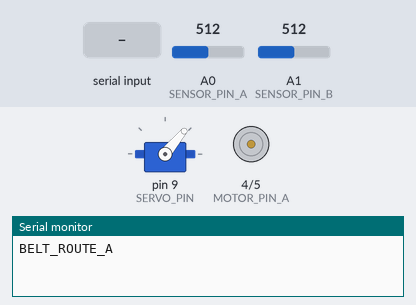
This sketch was run on a simulated Arduino Uno, built with avr-gcc and run on an emulated ATmega328P. Shown: servo, motor-driver pin pairs drawn as motors (green arrow = first pin HIGH = forward, orange = second pin HIGH = backward, longer = more drive, scaled by the enable pin), the last lines printed to the serial monitor. The test bench sets the inputs (shaded band); at power-on: A0 (SENSOR_PIN_A) = 512, A1 (SENSOR_PIN_B) = 512.

Above: at 1.2 s.
1.3 s: "BELT_RUN\n" received over Serial
At 2.3 s:
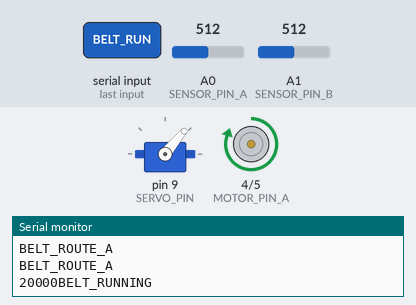
2.8 s: A0 (SENSOR_PIN_A) set to 97
4.3 s: A0 (SENSOR_PIN_A) set to 80
At 6.2 s:
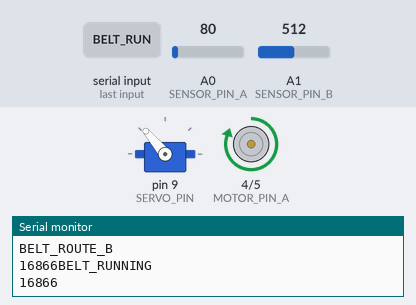
7.0 s: A1 (SENSOR_PIN_B) set to 94
8.5 s: A1 (SENSOR_PIN_B) set to 82
At 9.0 s:
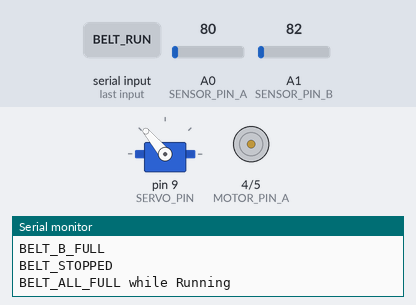
Timing chart, 0 to 11.2 s (numbered marks = the images above; inputs shaded):
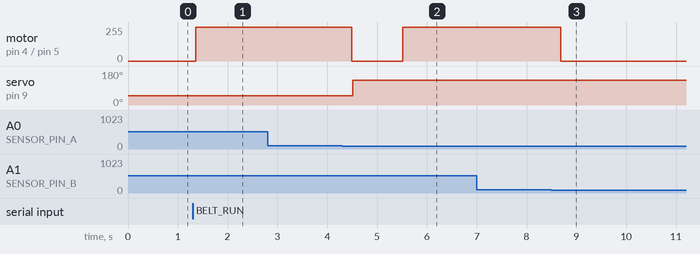

Measured:
- the behaviour switches between 90 and 89 on A0 (SENSOR_PIN_A) (found by bisection; images 1 and 2)
- the behaviour switches between 90 and 89 on A1 (SENSOR_PIN_B) (found by bisection; images 2 and 3)
- after the input at 1.3 s, motor on pin 4 (MOTOR_PIN_A) / pin 5 (MOTOR_PIN_B): stopped → forward 254/255 after 0.06 s
- after the input at 2.8 s, every drawn part: stays the same
- after the input at 4.3 s, motor on pin 4 (MOTOR_PIN_A) / pin 5 (MOTOR_PIN_B): forward 254/255 → stopped after 0.19 s, → forward 254/255 1.0 s later; servo on pin 9 (SERVO_PIN): 50° → 130° after 0.21 s
- after the input at 7.0 s, every drawn part: stays the same
- after the input at 8.5 s, motor on pin 4 (MOTOR_PIN_A) / pin 5 (MOTOR_PIN_B): forward 254/255 → stopped after 0.19 s

The sketch:

Conveyor_v3.ino
```cpp
// // #include <Servo.h>

// // const int MOTOR_PIN_A = 4;
// // const int MOTOR_PIN_B = 5;
// // const int MOTOR_PIN_PWM = 6;
// // const int SERVO_PIN = 9;
// // const int SENSOR_PIN_A = A0;
// // const int SENSOR_PIN_B = A1;

// // const int CDS_THRESHOLD_LOW = 90;
// // const int CDS_THRESHOLD_HIGH = 110;
// // const int MOTOR_SPEED = 90;

// // #define ROUTE_A 0
// // #define ROUTE_B 1
// // #define ROUTE_NONE 2

// // int currentRoute = ROUTE_A;
// // int routeLock = ROUTE_NONE;

// // unsigned long motorStartTime = 0;
// // unsigned long motorEndTime = 0;
// // unsigned long remainingTime = 0;
// // const unsigned long MOTOR_DURATION = 20000;
// // bool motorRunning = false;

// // Servo conveyorServo;

// // // 전역 상태 변수 (히스테리시스 적용된 결과 저장)
// // bool fullA_state = false;
// // bool fullB_state = false;

// // void setup() {
// //   pinMode(MOTOR_PIN_A, OUTPUT);
// //   pinMode(MOTOR_PIN_B, OUTPUT);
// //   pinMode(MOTOR_PIN_PWM, OUTPUT);
// //   Serial.begin(9600);
// //   conveyorServo.attach(SERVO_PIN);
// //   conveyorServo.write(50);
// //   Serial.println("BELT_ROUTE_A");
// // }

// // void loop() {
// //   reportStatus();

// //   if (Serial.available() > 0) {
// //     String command = Serial.readStringUntil('\n');
// //     command.trim();

// //     if (command == "R" && !motorRunning) {
// //       if (decideRoute()) {
// //         startMotor(MOTOR_DURATION);
// //       }
// //     } else if (command == "E") {
// //       stopMotor();
// //     }
// //   }

// //   if (motorRunning) {
// //     if (millis() >= motorEndTime) {
// //       stopMotor();
// //     }

// //     if (isWarehouseFullStable(currentRoute)) {
// //       unsigned long elapsed = millis() - motorStartTime;
// //       stopMotor();
// //       remainingTime = motorEndTime - millis();

// //       if (currentRoute == ROUTE_A && !isWarehouseFullStable(ROUTE_B)) {
// //         currentRoute = ROUTE_B;
// //         routeLock = ROUTE_B;
// //         conveyorServo.write(130);
// //         Serial.println("BELT_ROUTE_B");
// //       } else if (currentRoute == ROUTE_B && !isWarehouseFullStable(ROUTE_A)) {
// //         currentRoute = ROUTE_A;
// //         routeLock = ROUTE_A;
// //         conveyorServo.write(50);
// //         Serial.println("BELT_ROUTE_A");
// //       } else {
// //         Serial.println("BELT_ALL_FULL while Running");
// //         return;
// //       }

// //       delay(1000);
// //       startMotor(remainingTime);
// //       Serial.println(remainingTime);
// //     }
// //   }
// // }

// // bool decideRoute() {
// //   if (routeLock != ROUTE_NONE) {
// //     currentRoute = routeLock;
// //     return true;
// //   }

// //   bool fullA = isWarehouseFullStable(ROUTE_A);
// //   bool fullB = isWarehouseFullStable(ROUTE_B);

// //   if (!fullA) {
// //     currentRoute = ROUTE_A;
// //     routeLock = ROUTE_A;
// //   } else if (!fullB) {
// //     currentRoute = ROUTE_B;
// //     routeLock = ROUTE_B;
// //   } else {
// //     Serial.println("BELT_ALL_FULL at beginning");
// //     return false;
// //   }

// //   if (currentRoute == ROUTE_A) {
// //     conveyorServo.write(50);
// //     Serial.println("BELT_ROUTE_A");
// //   } else {
// //     conveyorServo.write(130);
// //     Serial.println("BELT_ROUTE_B");
// //     delay(800);
// //   }

// //   return true;
// // }

// // void startMotor(unsigned long duration) {
// //   digitalWrite(MOTOR_PIN_A, HIGH);
// //   digitalWrite(MOTOR_PIN_B, LOW);
// //   analogWrite(MOTOR_PIN_PWM, MOTOR_SPEED);
// //   motorStartTime = millis();
// //   motorEndTime = motorStartTime + duration;
// //   motorRunning = true;
// //   Serial.print(duration);
// //   Serial.println("BELT_RUNNING");
// // }

// // void stopMotor() {
// //   digitalWrite(MOTOR_PIN_A, LOW);
// //   digitalWrite(MOTOR_PIN_B, LOW);
// //   analogWrite(MOTOR_PIN_PWM, 0);
// //   motorRunning = false;
// //   Serial.println("BELT_STOPPED");
// // }

// // // 히스테리시스 적용된 센서 안정화
// // bool isWarehouseFullStable(int route) {
// //   int value = 0;
// //   if (route == ROUTE_A) {
// //     value = analogRead(SENSOR_PIN_A);
// //     if (value < CDS_THRESHOLD_LOW) fullA_state = true;
// //     else if (value > CDS_THRESHOLD_HIGH) fullA_state = false;
// //     return fullA_state;
// //   } else {
// //     value = analogRead(SENSOR_PIN_B);
// //     if (value < CDS_THRESHOLD_LOW) fullB_state = true;
// //     else if (value > CDS_THRESHOLD_HIGH) fullB_state = false;
// //     return fullB_state;
// //   }
// // }

// // // 상태 출력 (요동 방지)
// // unsigned long lastReportTime = 0;
// // const unsigned long REPORT_INTERVAL = 300;

// // void reportStatus() {
// //   static bool lastAState = false;
// //   static bool lastBState = false;

// //   if (millis() - lastReportTime < REPORT_INTERVAL) return;

// //   bool aNow = isWarehouseFullStable(ROUTE_A);
// //   bool bNow = isWarehouseFullStable(ROUTE_B);

// //   if (aNow != lastAState || bNow != lastBState) {
// //     if (aNow != lastAState)
// //       Serial.println(aNow ? "BELT_A_FULL" : "BELT_A_EMPTY");
// //     if (bNow != lastBState)
// //       Serial.println(bNow ? "BELT_B_FULL" : "BELT_B_EMPTY");

// //     lastAState = aNow;
// //     lastBState = bNow;
// //     lastReportTime = millis();
// //   }
// // }


// #include <Servo.h>

// const int MOTOR_PIN_A = 4;
// const int MOTOR_PIN_B = 5;
// const int MOTOR_PIN_PWM = 6;
// const int SERVO_PIN = 9;
// const int SENSOR_PIN_A = A0;
// const int SENSOR_PIN_B = A1;

// const int CDS_THRESHOLD_LOW = 90;
// const int CDS_THRESHOLD_HIGH = 110;
// const int MOTOR_SPEED = 90;

// #define ROUTE_A 0
// #define ROUTE_B 1
// #define ROUTE_NONE 2

// int currentRoute = ROUTE_A;
// int routeLock = ROUTE_NONE;

// unsigned long motorStartTime = 0;
// unsigned long motorEndTime = 0;
// unsigned long remainingTime = 0;
// const unsigned long MOTOR_DURATION = 20000;
// bool motorRunning = false;

// Servo conveyorServo;

// // 센서 상태 관리 변수
// bool fullA_state = false;
// bool fullB_state = false;
// int fullACounter = 0;
// int fullBCounter = 0;
// const int STABLE_COUNT = 5;

// void setup() {
//   pinMode(MOTOR_PIN_A, OUTPUT);
//   pinMode(MOTOR_PIN_B, OUTPUT);
//   pinMode(MOTOR_PIN_PWM, OUTPUT);
//   Serial.begin(9600);
//   conveyorServo.attach(SERVO_PIN);
//   conveyorServo.write(50);
//   Serial.println("BELT_ROUTE_A");
// }

// void loop() {
//   reportStatus();

//   if (Serial.available() > 0) {
//     String command = Serial.readStringUntil('\n');
//     command.trim();

//     if (command == "R" && !motorRunning) {
//       if (decideRoute()) {
//         startMotor(MOTOR_DURATION);
//       }
//     } else if (command == "E") {
//       stopMotor();
//     }
//   }

//   if (motorRunning) {
//     if (millis() >= motorEndTime) {
//       stopMotor();
//     }

//     if (isWarehouseFullStable(currentRoute)) {
//       unsigned long elapsed = millis() - motorStartTime;
//       stopMotor();
//       remainingTime = motorEndTime - millis();

//       if (currentRoute == ROUTE_A && !isWarehouseFullStable(ROUTE_B)) {
//         currentRoute = ROUTE_B;
//         routeLock = ROUTE_B;
//         conveyorServo.write(130);
//         Serial.println("BELT_ROUTE_B");
//       } else if (currentRoute == ROUTE_B && !isWarehouseFullStable(ROUTE_A)) {
//         currentRoute = ROUTE_A;
//         routeLock = ROUTE_A;
//         conveyorServo.write(50);
//         Serial.println("BELT_ROUTE_A");
//       } else {
//         Serial.println("BELT_ALL_FULL while Running");
//         return;
//       }

//       delay(1000);
//       startMotor(remainingTime);
//       Serial.println(remainingTime);
//     }
//   }
// }

// bool decideRoute() {
//   if (routeLock != ROUTE_NONE) {
//     currentRoute = routeLock;
//     return true;
//   }

//   bool fullA = isWarehouseFullStable(ROUTE_A);
//   bool fullB = isWarehouseFullStable(ROUTE_B);

//   if (!fullA) {
//     currentRoute = ROUTE_A;
//     routeLock = ROUTE_A;
//   } else if (!fullB) {
//     currentRoute = ROUTE_B;
//     routeLock = ROUTE_B;
//   } else {
//     Serial.println("BELT_ALL_FULL at beginning");
//     return false;
//   }

//   if (currentRoute == ROUTE_A) {
//     conveyorServo.write(50);
//     Serial.println("BELT_ROUTE_A");
//   } else {
//     conveyorServo.write(130);
//     Serial.println("BELT_ROUTE_B");
//     delay(800);
//   }

//   return true;
// }

// void startMotor(unsigned long duration) {
//   digitalWrite(MOTOR_PIN_A, HIGH);
//   digitalWrite(MOTOR_PIN_B, LOW);
//   analogWrite(MOTOR_PIN_PWM, MOTOR_SPEED);
//   motorStartTime = millis();
//   motorEndTime = motorStartTime + duration;
//   motorRunning = true;
//   Serial.print(duration);
//   Serial.println("BELT_RUNNING");
// }

// void stopMotor() {
//   digitalWrite(MOTOR_PIN_A, LOW);
//   digitalWrite(MOTOR_PIN_B, LOW);
//   analogWrite(MOTOR_PIN_PWM, 0);
//   motorRunning = false;
//   Serial.println("BELT_STOPPED");
// }

// bool isWarehouseFullStable(int route) {
//   int value = 0;
//   if (route == ROUTE_A) {
//     value = analogRead(SENSOR_PIN_A);
//     if (value < CDS_THRESHOLD_LOW) {
//       if (fullACounter < STABLE_COUNT) fullACounter++;
//     } else if (value > CDS_THRESHOLD_HIGH) {
//       if (fullACounter > 0) fullACounter--;
//     }
//     fullA_state = (fullACounter >= STABLE_COUNT);
//     return fullA_state;
//   } else {
//     value = analogRead(SENSOR_PIN_B);
//     if (value < CDS_THRESHOLD_LOW) {
//       if (fullBCounter < STABLE_COUNT) fullBCounter++;
//     } else if (value > CDS_THRESHOLD_HIGH) {
//       if (fullBCounter > 0) fullBCounter--;
//     }
//     fullB_state = (fullBCounter >= STABLE_COUNT);
//     return fullB_state;
//   }
// }

// unsigned long lastReportTime = 0;
// const unsigned long REPORT_INTERVAL = 300;

// void reportStatus() {
//   static bool lastAState = false;
//   static bool lastBState = false;

//   if (millis() - lastReportTime < REPORT_INTERVAL) return;

//   bool aNow = isWarehouseFullStable(ROUTE_A);
//   bool bNow = isWarehouseFullStable(ROUTE_B);

//   if (aNow != lastAState || bNow != lastBState) {
//     if (aNow != lastAState)
//       Serial.println(aNow ? "BELT_A_FULL" : "BELT_A_EMPTY");
//     if (bNow != lastBState)
//       Serial.println(bNow ? "BELT_B_FULL" : "BELT_B_EMPTY");

//     lastAState = aNow;
//     lastBState = bNow;
//     lastReportTime = millis();
//   }
// }


// #include <Servo.h>

// const int MOTOR_PIN_A = 4;
// const int MOTOR_PIN_B = 5;
// const int MOTOR_PIN_PWM = 6;
// const int SERVO_PIN = 9;
// const int SENSOR_PIN_A = A0;
// const int SENSOR_PIN_B = A1;

// const int CDS_THRESHOLD_LOW = 90;
// const int CDS_THRESHOLD_HIGH = 110;
// const int MOTOR_SPEED = 90;

// #define ROUTE_A 0
// #define ROUTE_B 1
// #define ROUTE_NONE 2

// int currentRoute = ROUTE_A;
// int routeLock = ROUTE_NONE;

// unsigned long motorStartTime = 0;
// unsigned long motorEndTime = 0;
// unsigned long remainingTime = 0;
// const unsigned long MOTOR_DURATION = 20000;
// bool motorRunning = false;

// Servo conveyorServo;

// bool fullA_state = false;
// bool fullB_state = false;
// int fullACounter = 0;
// int fullBCounter = 0;
// const int STABLE_COUNT = 5;

// void setup() {
//   pinMode(MOTOR_PIN_A, OUTPUT);
//   pinMode(MOTOR_PIN_B, OUTPUT);
//   pinMode(MOTOR_PIN_PWM, OUTPUT);
//   Serial.begin(9600);
//   conveyorServo.attach(SERVO_PIN);
//   conveyorServo.write(50);
//   Serial.println("BELT_ROUTE_A");
// }

// void loop() {
//   // !!! 센서 raw 값 직접 출력
//   int rawA = getAveragedSensor(SENSOR_PIN_A);
//   int rawB = getAveragedSensor(SENSOR_PIN_B);
//   // Serial.print("!!! RAW_A: ");
//   // Serial.print(rawA);
//   // Serial.print(" | RAW_B: ");
//   // Serial.println(rawB);

//   reportStatus();

//   if (Serial.available() > 0) {
//     String command = Serial.readStringUntil('\n');
//     command.trim();

//     if (command == "R" && !motorRunning) {
//       if (decideRoute()) {
//         startMotor(MOTOR_DURATION);
//       }
//     } else if (command == "E") {
//       stopMotor();
//     }
//   }

//   if (motorRunning) {
//     if (millis() >= motorEndTime) {
//       stopMotor();
//     }

//     if (isWarehouseFullStable(currentRoute)) {
//       unsigned long elapsed = millis() - motorStartTime;
//       stopMotor();
//       remainingTime = motorEndTime - millis();

//       if (currentRoute == ROUTE_A && !isWarehouseFullStable(ROUTE_B)) {
//         currentRoute = ROUTE_B;
//         routeLock = ROUTE_B;
//         conveyorServo.write(130);
//         Serial.println("BELT_ROUTE_B");
//       } else if (currentRoute == ROUTE_B && !isWarehouseFullStable(ROUTE_A)) {
//         currentRoute = ROUTE_A;
//         routeLock = ROUTE_A;
//         conveyorServo.write(50);
//         Serial.println("BELT_ROUTE_A");
//       } else {
//         Serial.println("BELT_ALL_FULL while Running");
//         return;
//       }

//       delay(1000);
//       startMotor(remainingTime);
//       Serial.println(remainingTime);
//     }
//   }

//   delay(200); // !!! 센서 로그 확인을 위해 추가 (너무 빠르게 쌓이지 않게)
// }

// bool decideRoute() {
//   if (routeLock != ROUTE_NONE) {
//     currentRoute = routeLock;
//     return true;
//   }

//   bool fullA = isWarehouseFullStable(ROUTE_A);
//   bool fullB = isWarehouseFullStable(ROUTE_B);

//   if (!fullA) {
//     currentRoute = ROUTE_A;
//     routeLock = ROUTE_A;
//   } else if (!fullB) {
//     currentRoute = ROUTE_B;
//     routeLock = ROUTE_B;
//   } else {
//     Serial.println("BELT_ALL_FULL at beginning");
//     return false;
//   }

//   if (currentRoute == ROUTE_A) {
//     conveyorServo.write(50);
//     Serial.println("BELT_ROUTE_A");
//   } else {
//     conveyorServo.write(130);
//     Serial.println("BELT_ROUTE_B");
//     delay(800);
//   }

//   return true;
// }

// void startMotor(unsigned long duration) {
//   digitalWrite(MOTOR_PIN_A, HIGH);
//   digitalWrite(MOTOR_PIN_B, LOW);
//   analogWrite(MOTOR_PIN_PWM, MOTOR_SPEED);
//   motorStartTime = millis();
//   motorEndTime = motorStartTime + duration;
//   motorRunning = true;
//   Serial.print(duration);
//   Serial.println("BELT_RUNNING");
// }

// void stopMotor() {
//   digitalWrite(MOTOR_PIN_A, LOW);
//   digitalWrite(MOTOR_PIN_B, LOW);
//   analogWrite(MOTOR_PIN_PWM, 0);
//   motorRunning = false;
//   Serial.println("BELT_STOPPED");
// }

// bool isWarehouseFullStable(int route) {
//   int value = 0;
//   if (route == ROUTE_A) {
//     value = getAveragedSensor(SENSOR_PIN_A);
//     // !!! A센서 측정 로그 출력
//     // Serial.print("!!! [A] CDS = ");
//     // Serial.print(value);
//     // Serial.print(" | Counter = ");
//     // Serial.println(fullACounter);

//     if (value < CDS_THRESHOLD_LOW) {
//       if (fullACounter < STABLE_COUNT) fullACounter++;
//     } else if (value > CDS_THRESHOLD_HIGH) {
//       if (fullACounter > 0) fullACounter--;
//     }
//     fullA_state = (fullACounter >= STABLE_COUNT);
//     return fullA_state;

//   } else {
//     value = getAveragedSensor(SENSOR_PIN_B);
//     // !!! B센서 측정 로그 출력
//     // Serial.print("!!! [B] CDS = ");
//     // Serial.print(value);
//     // Serial.print(" | Counter = ");
//     // Serial.println(fullBCounter);

//     if (value < CDS_THRESHOLD_LOW) {
//       if (fullBCounter < STABLE_COUNT) fullBCounter++;
//     } else if (value > CDS_THRESHOLD_HIGH) {
//       if (fullBCounter > 0) fullBCounter--;
//     }
//     fullB_state = (fullBCounter >= STABLE_COUNT);
//     return fullB_state;
//   }
// }

// unsigned long lastReportTime = 0;
// const unsigned long REPORT_INTERVAL = 300;

// void reportStatus() {
//   static bool lastAState = false;
//   static bool lastBState = false;

//   if (millis() - lastReportTime < REPORT_INTERVAL) return;

//   bool aNow = isWarehouseFullStable(ROUTE_A);
//   bool bNow = isWarehouseFullStable(ROUTE_B);

//   if (aNow != lastAState || bNow != lastBState) {
//     if (aNow != lastAState)
//       Serial.println(aNow ? "BELT_A_FULL" : "BELT_A_EMPTY");
//     if (bNow != lastBState)
//       Serial.println(bNow ? "BELT_B_FULL" : "BELT_B_EMPTY");

//     lastAState = aNow;
//     lastBState = bNow;
//     lastReportTime = millis();
//   }
// }


// int getAveragedSensor(int pin) {
//   long sum = 0;
//   for (int i = 0; i < 10; i++) {
//     sum += analogRead(pin);
//     delay(2); // 총 20ms 대기, 실시간성 유지됨
//   }
//   return sum / 10;
// }

#include <Servo.h>

const int MOTOR_PIN_A = 4;
const int MOTOR_PIN_B = 5;
const int MOTOR_PIN_PWM = 6;
const int SERVO_PIN = 9;
const int SENSOR_PIN_A = A0;
const int SENSOR_PIN_B = A1;

const int CDS_THRESHOLD_LOW = 90;
const int CDS_THRESHOLD_HIGH = 110;
const int MOTOR_SPEED =254;

#define ROUTE_A 0
#define ROUTE_B 1
#define ROUTE_NONE 2

int currentRoute = ROUTE_A;
int routeLock = ROUTE_NONE;

unsigned long motorStartTime = 0;
unsigned long motorEndTime = 0;
unsigned long remainingTime = 0;
const unsigned long MOTOR_DURATION = 20000;
bool motorRunning = false;

Servo conveyorServo;

bool fullA_state = false;
bool fullB_state = false;
int fullACounter = 0;
int fullBCounter = 0;
const int STABLE_COUNT = 5;

void setup() {
  pinMode(MOTOR_PIN_A, OUTPUT);
  pinMode(MOTOR_PIN_B, OUTPUT);
  pinMode(MOTOR_PIN_PWM, OUTPUT);
  Serial.begin(9600);
  conveyorServo.attach(SERVO_PIN);
  conveyorServo.write(50);
  Serial.println("BELT_ROUTE_A");
}

void loop() {

  reportStatus();

  if (Serial.available() > 0) {
    String command = Serial.readStringUntil('\n');
    command.trim();

    if (command == "BELT_RUN" && !motorRunning) {
      if (decideRoute()) {
        startMotor(MOTOR_DURATION);
      }
    } else if (command == "E") {
      stopMotor();
    }
  }

  if (motorRunning) {
    if (millis() >= motorEndTime) {
      stopMotor();
    }

    if (isWarehouseFullStable(currentRoute)) {
      unsigned long elapsed = millis() - motorStartTime;
      stopMotor();
      remainingTime = motorEndTime - millis();

      if (currentRoute == ROUTE_A && !isWarehouseFullStable(ROUTE_B)) {
        currentRoute = ROUTE_B;
        routeLock = ROUTE_B;
        conveyorServo.write(130);
        Serial.println("BELT_ROUTE_B");
      }
      else if (currentRoute == ROUTE_B && !isWarehouseFullStable(ROUTE_A)) {
        currentRoute = ROUTE_A;
        routeLock = ROUTE_A;
        conveyorServo.write(50);
        Serial.println("BELT_ROUTE_A");
      }
      else {
        Serial.println("BELT_ALL_FULL while Running");
        return;
      }

      delay(1000);
      startMotor(remainingTime);
      Serial.println(remainingTime);
    }
  }
}

bool decideRoute() {
  if (routeLock != ROUTE_NONE) {
    currentRoute = routeLock;
    return true;
  }

  bool fullA = isWarehouseFullStable(ROUTE_A);
  bool fullB = isWarehouseFullStable(ROUTE_B);

  if (!fullA) {
    currentRoute = ROUTE_A;
    routeLock = ROUTE_A;
  } else if (!fullB) {
    currentRoute = ROUTE_B;
    routeLock = ROUTE_B;
  } else {
    Serial.println("BELT_ALL_FULL at beginning");
    return false;
  }

  if (currentRoute == ROUTE_A) {
    conveyorServo.write(50);
    Serial.println("BELT_ROUTE_A");
  } else {
    conveyorServo.write(130);
    Serial.println("BELT_ROUTE_B");
    delay(800);
  }

  return true;
}

void startMotor(unsigned long duration) {
  digitalWrite(MOTOR_PIN_A, HIGH);
  digitalWrite(MOTOR_PIN_B, LOW);
  analogWrite(MOTOR_PIN_PWM, MOTOR_SPEED);
  motorStartTime = millis();
  motorEndTime = motorStartTime + duration;
  motorRunning = true;
  Serial.print(duration);
  Serial.println("BELT_RUNNING");
}

void stopMotor() {
  digitalWrite(MOTOR_PIN_A, LOW);
  digitalWrite(MOTOR_PIN_B, LOW);
  analogWrite(MOTOR_PIN_PWM, 0);
  motorRunning = false;
  Serial.println("BELT_STOPPED");
}

int getAveragedSensor(int pin) {
  long sum = 0;
  for (int i = 0; i < 10; i++) {
    sum += analogRead(pin);
    delay(2);
  }
  return sum / 10;
}

bool isWarehouseFullStable(int route) {
  int value = 0;
  if (route == ROUTE_A) {
    value = getAveragedSensor(SENSOR_PIN_A);
    if (value < CDS_THRESHOLD_LOW) {
      if (fullACounter < STABLE_COUNT) fullACounter++;
    } else if (value > CDS_THRESHOLD_HIGH) {
      if (fullACounter > 0) fullACounter--;
    }
    fullA_state = (fullACounter >= STABLE_COUNT);
    return fullA_state;
  } else {
    value = getAveragedSensor(SENSOR_PIN_B);
    if (value < CDS_THRESHOLD_LOW) {
      if (fullBCounter < STABLE_COUNT) fullBCounter++;
    } else if (value > CDS_THRESHOLD_HIGH) {
      if (fullBCounter > 0) fullBCounter--;
    }
    fullB_state = (fullBCounter >= STABLE_COUNT);
    return fullB_state;
  }
}

unsigned long lastReportTime = 0;
const unsigned long REPORT_INTERVAL = 300;

void reportStatus() {
  static bool lastAState = false;
  static bool lastBState = false;


  if (millis() - lastReportTime < REPORT_INTERVAL) return;


  bool aNow = isWarehouseFullStable(ROUTE_A);
  bool bNow = isWarehouseFullStable(ROUTE_B);

  if (aNow != lastAState || bNow != lastBState) {

    if (aNow != lastAState)
      Serial.println(aNow ? "BELT_A_FULL" : "BELT_A_EMPTY");
    if (bNow != lastBState)
      Serial.println(bNow ? "BELT_B_FULL" : "BELT_B_EMPTY");

    lastAState = aNow;
    lastBState = bNow;
    lastReportTime = millis();
  }
}
```
